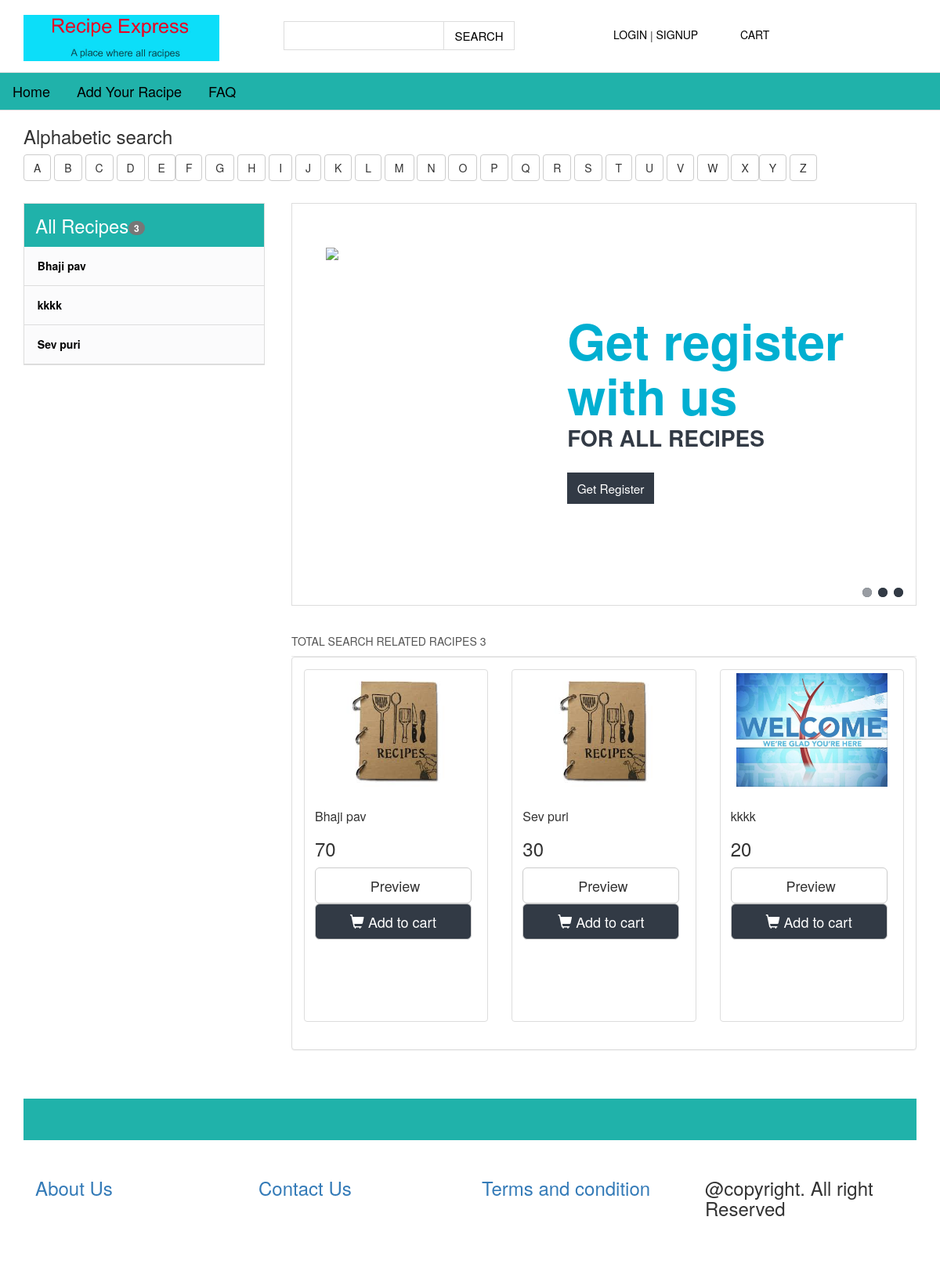
Screenshot of /search.php with the database file from the repository.
### tables this page shows
CREATE TABLE IF NOT EXISTS `racipe_tbl` (
  `racipe_id` int(5) NOT NULL AUTO_INCREMENT,
  `racipe_name` varchar(20) NOT NULL,
  `racipe_img` varchar(300) NOT NULL,
  `racipe_ingredient` varchar(400) NOT NULL,
  `method` varchar(1000) NOT NULL,
  `racipe_price` varchar(10) NOT NULL,
  `status` varchar(20) NOT NULL,
  `email_id` varchar(50) NOT NULL,
  PRIMARY KEY (`racipe_id`)
);

### database.php (called while the page is built, shortened)
<?php
class database
{
    public function sidebar_recipes_count()
    {
	$con=mysql_connect('localhost','root','');
    $res1=mysql_query("select * from racipe_tbl",$con);
    $cnt=mysql_num_rows($res1);
    return $cnt;
    }
}
 ?>

### search.php (the view, shortened to what this page needs)
<!DOCTYPE html>
<html>
<head>
<link href="css/bootstrap.css" rel="stylesheet" type="text/css" media="all" />
<link href="css/style.css" rel="stylesheet" type="text/css" media="all" />
<link href="Content/bootstrap.css" rel="stylesheet"/>
</head>
<body>
<?php
include 'database.php';
include 'header.php';
?>
<div class="container">
<div class="row">
<div class="col-md-12">
<?php
include 'alphaser.php';
?>
</div>
</div>
</div>
	<div class="container">
			<div class="shoes-grid">
			<a href="register.php">
			<div class="wrap-in">
				<div class="wmuSlider example1 slide-grid">
				   <div class="wmuSliderWrapper">
					   <article style="position: absolute; width: 100%; opacity: 0;">
						<div class="banner-matter">
						<div class="col-md-5 banner-bag">
							<img class="img-responsive " style="height:272px;" src="images/med.jpg" alt=" " />
							</div>
							<div class="col-md-7 banner-off">
								<h2>Get register with us</h2>
								<label>FOR ALL RECIPES <b></b></label>
								<p></p>
								<span class="on-get">Get Register</span>
							</div>
							<div class="clearfix"> </div>
						</div>
					 	</article>
					 </div>
					 </a>
	                <ul class="wmuSliderPagination">
	                	<li><a href="#" class="">0</a></li>
	                	<li><a href="#" class="">1</a></li>
	                	<li><a href="#" class="">2</a></li>
	                </ul>
	            </div>
	          </div>
				<?php
				 $x1=@$_SESSION["search"];
	$con=mysql_connect('localhost','root','');
 $res1=mysql_query("select * from racipe_tbl where racipe_name LIKE '$x1%'",$con);
$cnt=mysql_num_rows($res1);
				?>
				<div class=" w_content">
			<div class="women">
				<a href="#"><h4>Total Search related Racipes <span><?php echo $cnt; ?></span> </h4></a>
				 <div class="clearfix"> </div>
			</div>
		</div>
<div class="panel panel-default">
  <div class="panel-body">
    <div class="row">
				 <?php
				 $con=mysql_connect('localhost','root','');
$cnt1=mysql_query("select * from racipe_tbl  where racipe_name LIKE '$x1%'",$con);
$cnt=mysql_num_rows($cnt1);
if($cnt>=1)
{
while($row=mysql_fetch_assoc($cnt1))
  {
 echo' <div class="col-sm-6 col-md-4">';
   echo  '<div class="thumbnail" style="height: 450px;">';
     echo ' <img src="images/'.$row["racipe_img"].'"  style="height: 145px;"></img>';
 echo    '<div class="caption">
        <h3 style="font-size:16px">'.$row["racipe_name"].'</h3>
  <h3 >'.$row["racipe_price"].'</h3>
        <p><a href="login.php"><button type="button" style="width: 200px;" name="btnbuy" class="btn btn-default btn-lg">
  <span class="glyphicon glyphicon-buy" aria-hidden="true"></span> Preview
</button>
<a href="login.php"><button type="button" style="width: 200px; background:#323A45; color:white; " name="btncar" class="btn btn-default btn-lg">
  <span class="glyphicon glyphicon-shopping-cart" aria-hidden="true"></span> Add to cart
</button></a>
</p>
      </div>
    </div>
  </div>
  ';
  }
}
else
{
	echo "<script>";
	echo "alert('Not found');";
	echo "</script>";
}
?>
</div>
</div>
</div>
<?php
include 'sidebar.php';
?>
	<?php
	include 'footer.php';
	?>
</body>
</html>

### sidebar.php (shortened to what this page needs)
<?php
$res=new database();
$cnt=$res->sidebar_recipes_count();
?>
			   <div class="sub-cate">
				<div class=" top-nav rsidebar span_1_of_left">
					<h3 class="cate" style="background:lightseagreen;">All Recipes<span class="badge"><?php echo $cnt;?></span></h3>
		 <?php
		$con=mysql_connect('localhost','root','');
	$cnt1=mysql_query('select * from racipe_tbl group by racipe_name',$con);
 while($row=mysql_fetch_array($cnt1))
  {
echo  '<ul class="menu">
				<ul class="kid-menu">
				<li><a href="fordisplay_res.php?id='.$row["racipe_id"].'" style="font-size: 14px;">'.$row["racipe_name"].'</a></li>
			</ul>
	</ul>';
  }
		?>
	</div>
</div>
<div class="clearfix"> </div>

### css/style.css (style rules this page uses)
body { background: #fff; font-family: 'Open Sans', sans-serif; }
body a { transition: 0.5s all; -webkit-transition: 0.5s all; -o-transition: 0.5s all; -ms-transition: 0.5s all; -moz-transition: 0.5s all; }
h3.cate { color: #fff; font-size: 1.7em; padding: 0.6em ; background: #000; margin: 0; }
ul.kid-menu { display: block !important; }
.menu { width: auto; height: auto; padding: 0; list-style: none; margin: 0; background: #FBFBFC; }
ul { padding: 0; list-style: none; }
.menu ul li a { width: 100%; display: block; position: relative; font-size:1.1em; font-weight: 400; color: #000; text-decoration:none; border-bottom: 1px solid #ddd; font-weight:700; line-height: 3.5em; text-indent: 1.2em; }
.menu ul.kid-menu li a { border-bottom: none; }
ul.kid-menu { padding: 0; margin: 0; }
ul.kid-menu li { list-style: none; border-bottom: 1px solid #ddd; }
.sub-cate,.slide-grid { float: left; }
.top-nav { border: 1px solid #ddd; }
.sub-cate { width: 27%; margin: 2em 2em 0 0; }
.banner-off { padding: 6em 0em 6em 2em; }
.banner-matter { padding: 4em 2em; }
.shoes-grid { width: 70%; float: right; }
.slide-grid { width: 100%; border: 1px solid #ddd; margin: 2em 0; }
.banner-off h2 { padding: 0em; margin: 0; font-size: 4.5em; color: #01AFD1; font-weight: 600; }
.banner-off label { font-size: 2em; color:#323A45; font-weight: 700; }
.banner-off p { font-size: 1em; color:#323A45; margin: 0; width: 90%; padding: 0 0 2em; }
span.on-get { font-size: 1.1em; color:#fff; padding:0.6em 0.8em; background:#323A45; }
.wmuSlider { position: relative; overflow: hidden; }
.wmuSlider .wmuSliderWrapper article img { max-width: 100%; width: auto; height: auto; display:block; }
.wmuSliderPagination { z-index: 2; position: absolute; right:1%; bottom:0px; }
ul.wmuSliderPagination { padding:0; }
.wmuSliderPagination li { float: left; margin: 0 8px 0 0; list-style-type: none; }
.wmuSliderPagination a { display: block; text-indent: -9999px; background:#323A45; height:12px; width:12px; border-radius: 30px; -webkit-border-radius: 30px; -moz-border-radius: 30px; -o-border-radius: 30px; -ms-border-radius: 30px; }
.women { text-align: left; border-bottom: 1px solid #ebebeb; }
.women h4 { float:left; font-size:1em; text-transform:uppercase; color: #333333; }
.women h4 { color:#555555; }

### rows the page displays
racipe_tbl: racipe_img (picture), racipe_name "Bhaji pav", racipe_price "70"
racipe_tbl: racipe_img (picture), racipe_name "Sev puri", racipe_price "30"
racipe_tbl: racipe_img (picture), racipe_name "kkkk", racipe_price "20"

### other values shown
$cnt "3"
